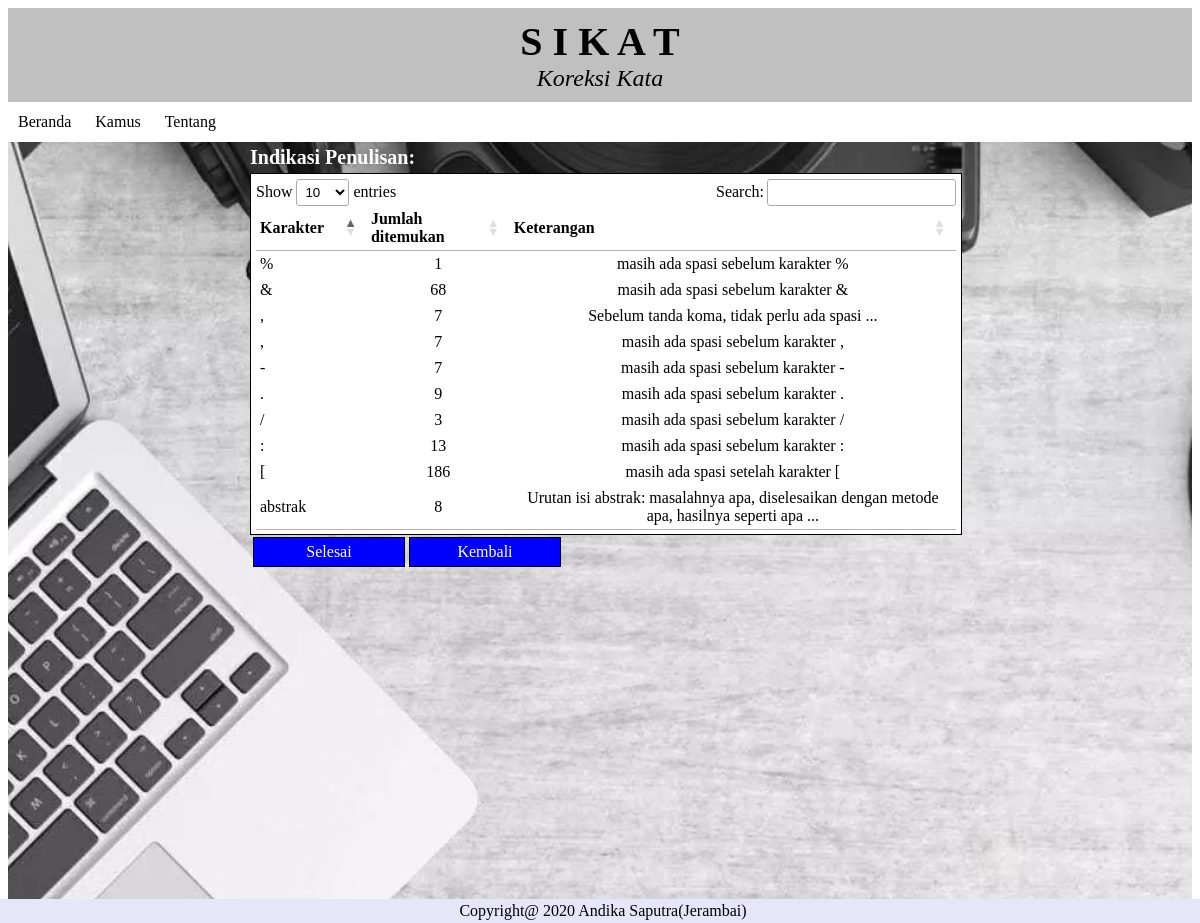
The page /cekat/file/karakter.php on the database its author committed.
### tables this page shows
CREATE TABLE `karakter` (
  `id` int(4) NOT NULL,
  `jumlah` int(10) NOT NULL DEFAULT '0',
  `karakter` char(46) DEFAULT NULL,
  `keterangan` char(116) DEFAULT NULL
);

### cekat/file/karakter.php (the view, shortened to what this page needs)
<html>
<head>
	<link rel="stylesheet" type="text/css" href="../style.css">
	<link rel="stylesheet" type="text/css" href="//cdn.datatables.net/1.10.19/css/jquery.dataTables.min.css">
  </head>
<body>
	<div class="latar">
	<div class="header">
	<header>
		<header class="judul"><b>S  I  K  A  T</b></header>
		<header class="deskripsi"><i>Koreksi Kata</i></header>
	</header>
	</div>
	<div id="menu">
	<?php include("../menubar.php"); ?>
	</div>
	<div class="tengah">
	<h2>Indikasi Penulisan:</h2>
	<div class = "auto">
	<table id="contact-detail" class="compact" cellspacing="0" width="100%">
<thead>
	<tr>
		<th>Karakter</th>
		<th>Jumlah ditemukan</th>
		<th>Keterangan</th>
	</tr>
</thead>
<tbody>
<?php
include "../koneksi.php";
$tampil=mysqli_query($conn,"SELECT karakter, jumlah, keterangan FROM karakter order by karakter desc");
	foreach($tampil as $kuy){
		if ($kuy['jumlah']==0) continue;
    echo "
		<tr>
		<td>".$kuy['karakter']."</td>
		<td align='center'>".$kuy['jumlah']."</td>
		<td align='center'>".$kuy['keterangan']."</td>
		</tr>
		";
    }
?>
</tbody>
</table>
</div>
<table>
<tr>
	<td align="center"><a href="baqo.php?data=upload" type="submit">Selesai</a></td>
  <td align="center"><a href="baqo.php?data=baca" type="submit">Kembali</a></td>
</tr>
</table>
</div>
<div id="footer">
Copyright@ 2020  Andika Saputra(Jerambai)
</div>
</div>
</body>
</html>

### cekat/menubar.php (shortened to what this page needs)
<html>
		<ul>
			<li class="utama"><a href="http://localhost/andika/index.php">Beranda</a></li>
			<li class="utama"><a href="#">Kamus</a>
			</li>
			<li class="utama"><a href="tentang.php">Tentang</a></li>
		</ul>
</html>

### cekat/style.css (style rules this page uses)
a[type=submit] { text-decoration: none; margin: 5px auto; margin-top:-1px; padding: 5px; width: 140px; border: 1px solid black; color: #fff; background: blue; cursor: pointer; display:block; }
.auto { display:block; border: 1px solid black; padding: 5px; margin-top: -12px; width:700px; height:350px; overflow:auto; background : white; }
.tengah { margin : 10px auto; width : 700px; padding: 0px; margin-top: -13px; }
.latar { background: url(background2.jpg); background-repeat: no-repeat; background-position: center; height:100%; background-size:cover; }
h2 { font-size: 20; font-family: times; color: white; }
.header { position: pixed; left: 0; top: 0; width: 100%; padding: 0px; background: silver; }
header { position: pixed; left:0; top:0; width: 100%; font-size: 30px; text-align: center; color: black; background: silver; padding: 0px; }
header .judul { padding-top:10px; text-align: Center; font-size: 40; font-family: Harrington; }
header .deskripsi { padding-bottom: 10px; text-align: center; font-size: 24; font-family: Brush Script MT; color:black; }
#footer { position: fixed; left: 0; bottom: 0; width: 100%; text-align: center; padding: 3px; background-color: lavender; text-align: center; color: black; }
#menu { background-color: white; border: 1px black; }
#menu ul { list-style: none; margin: 0; padding: 0; }
#menu ul li.utama { display: inline-table; }
#menu ul li a { display: block; text-decoration: none; line-height: 40px; padding: 0 10px; color: black; }

### rows shown on the page
karakter: karakter "[", jumlah "186", keterangan "masih ada spasi setelah karakter ["
karakter: karakter "abstrak", jumlah "8", keterangan "Urutan isi abstrak: masalahnya apa, diselesaikan dengan metode apa, hasilnya seperti apa ..."
karakter: karakter ":", jumlah "13", keterangan "masih ada spasi sebelum karakter :"
karakter: karakter "/", jumlah "3", keterangan "masih ada spasi sebelum karakter /"
karakter: karakter ".", jumlah "9", keterangan "masih ada spasi sebelum karakter ."
karakter: karakter "-", jumlah "7", keterangan "masih ada spasi sebelum karakter -"
karakter: karakter ",", jumlah "7", keterangan "Sebelum tanda koma, tidak perlu ada spasi ..."
karakter: karakter ",", jumlah "7", keterangan "masih ada spasi sebelum karakter ,"
karakter: karakter "&", jumlah "68", keterangan "masih ada spasi sebelum karakter &"
karakter: karakter "%", jumlah "1", keterangan "masih ada spasi sebelum karakter %"
